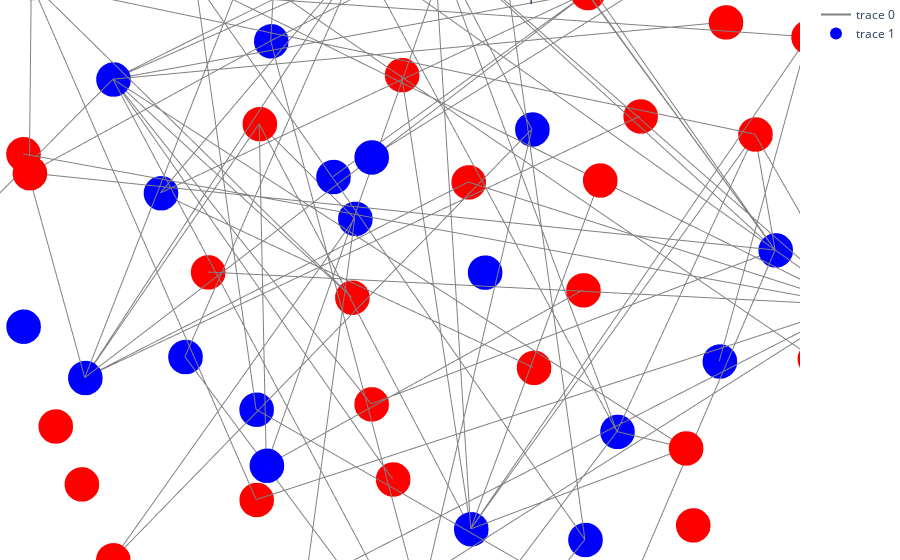
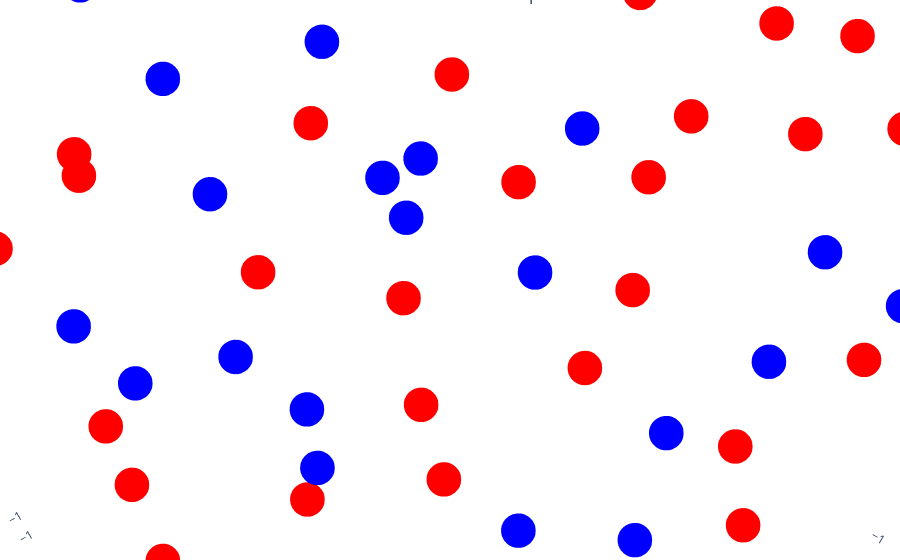

The notebook cell these images were saved under, in order:
### Code cell
# creating a graph of connections

max_threshold = max(pair_loss_dict.values())
def plot_graph(threshold, pair_loss_dict= pair_loss_dict, chemo_dict = dict_chemo, recep_dict=dict_recep, recep_info_dict = recep_info_dict, chemo_info_dict = chemo_info_dict):
    G = nx.Graph()
    for R in recep_dict.values():
        G.add_node(R, type= "Receptor", sequence= recep_info_dict[R], color='blue')

    for C in chemo_dict.values():
        G.add_node(C, type= "Chemokine", sequence= chemo_info_dict[C], color='red')

    for pair in pair_loss_dict:
        rec_gene = pair[0]
        ch_gene= pair[1]
        avg_loss= pair_loss_dict[pair]
        if avg_loss > threshold:
            G.add_edge(rec_gene, ch_gene, weight= round(avg_loss, 3))

    k_value = 10
    pos = nx.spring_layout(G, dim=3, seed=42, k=k_value)

    edge_x= []
    edge_y = []
    edge_z = []

    for edge in G.edges():
        x0, y0, z0 = pos[edge[0]]
        x1, y1, z1 = pos[edge[1]]

        edge_x.extend([x0, x1, None])
        edge_y.extend([y0, y1, None])
        edge_z.extend([z0, z1, None])

    edge_trace = go.Scatter3d(x=edge_x, y=edge_y, z=edge_z, mode='lines', line=dict(width=2, color='grey'))

    node_x = []
    node_y = []
    node_z =[]
    node_color = []

    node_text = []
    for node, attributes in G.nodes(data = True):
        x, y, z = pos[node]
        node_x.append(x)
        node_y.append(y)
        node_z.append(z)
        node_text.append(f"{node} ({attributes['type']})")
        node_color.append(attributes['color'])  # Add the node's color attribute



    node_trace = go.Scatter3d(x = node_x, y = node_y, z = node_z, mode = 'markers', marker=dict(size=12, color=node_color), hoverinfo='text', hovertext=node_text)
    layout = go.Layout(
        title='Protein Interaction Graph', 
        title_x=0.5, 
        scene=dict(
            xaxis=dict(showbackground=False), yaxis=dict(showbackground=False), 
            zaxis=dict(showbackground=False), camera=dict(eye=dict(x=0.5, y=0.5, z=0.5)),  
            aspectmode="auto"), margin=dict(t=0, b=0, l=0, r=0))
    fig = go.Figure(data=[edge_trace, node_trace], layout=layout)
    fig.show()



interact(
    plot_graph,
    threshold=widgets.FloatSlider(min=0.0, max=max_threshold, step=0.05, value=8.5),
    pair_loss_dict=fixed(pair_loss_dict),
    chemo_dict=fixed(dict_chemo),
    recep_dict=fixed(dict_recep),
    recep_info_dict=fixed(recep_info_dict),
    chemo_info_dict=fixed(chemo_info_dict),
)
#plot_graph(6)

### Figure 1 — Plotly figure (JSON) as saved in the notebook; plotly's stock layout.template omitted (floating-point values rounded to 4 significant figures; data arrays with more than 128 entries replaced by an {"elided": "..."} marker saying what was removed)
{"data": [{"line": {"color": "grey", "width": 2}, "mode": "lines", "type": "scatter3d", "x": {"elided": "255 float values"}, "y": {"elided": "255 float values"}, "z": {"elided": "255 float values"}}, {"hoverinfo": "text", "hovertext": ["CCR1 (Receptor)", "CCR2 (Receptor)", "CCR3 (Receptor)", "CCR4 (Receptor)", "CCR5 (Receptor)", "CCR6 (Receptor)", "CCR7 (Receptor)", "CCR8 (Receptor)", "CCR9 (Receptor)", "CCR10 (Receptor)", "CXCR1 (Receptor)", "CXCR2 (Receptor)", "CXCR3 (Receptor)", "CXCR4 (Receptor)", "CXCR5 (Receptor)", "CXCR6 (Receptor)", "CX3CR1 (Receptor)", "XCR1 (Receptor)", "ACKR1 (Receptor)", "ACKR2 (Receptor)", "ACKR3 (Receptor)", "ACKR4 (Receptor)", "CCRL2 (Receptor)", "CCL1 (Chemokine)", "CCL2 (Chemokine)", "CCL3 (Chemokine)", "CCL4 (Chemokine)", "CCL5 (Chemokine)", "CCL7 (Chemokine)", "CCL8 (Chemokine)", "CCL11 (Chemokine)", "CCL13 (Chemokine)", "CCL14 (Chemokine)", "CCL15 (Chemokine)", "CCL16 (Chemokine)", "CCL17 (Chemokine)", "CCL18 (Chemokine)", "CCL19 (Chemokine)", "CCL20 (Chemokine)", "CCL21 (Chemokine)", "CCL22 (Chemokine)", "CCL23 (Chemokine)", "CCL24 (Chemokine)", "CCL25 (Chemokine)", "CCL26 (Chemokine)", "CCL27 (Chemokine)", "CCL28 (Chemokine)", "CXCL1 (Chemokine)", "CXCL2 (Chemokine)", "CXCL3 (Chemokine)", "CXCL4 (Chemokine)", "CXCL5 (Chemokine)", "CXCL6 (Chemokine)", "CXCL7 (Chemokine)", "CXCL8 (Chemokine)", "CXCL9 (Chemokine)", "CXCL10 (Chemokine)", "CXCL11 (Chemokine)", "CXCL12 (Chemokine)", "CXCL13 (Chemokine)", "CXCL14 (Chemokine)", "CXCL16 (Chemokine)", "CXCL17 (Chemokine)", "CX3CL1 (Chemokine)", "XCL1 (Chemokine)", "XCL2 (Chemokine)"], "marker": {"color": ["blue", "blue", "blue", "blue", "blue", "blue", "blue", "blue", "blue", "blue", "blue", "blue", "blue", "blue", "blue", "blue", "blue", "blue", "blue", "blue", "blue", "blue", "blue", "red", "red", "red", "red", "red", "red", "red", "red", "red", "red", "red", "red", "red", "red", "red", "red", "red", "red", "red", "red", "red", "red", "red", "red", "red", "red", "red", "red", "red", "red", "red", "red", "red", "red", "red", "red", "red", "red", "red", "red", "red", "red", "red"], "size": 12}, "mode": "markers", "type": "scatter3d", "x": [-0.09381, 0.3181, -0.7842, 0.5031, 0.6705, -0.9198, 0.3484, -0.776, -0.1866, -0.08785, 0.1699, 0.8137, -0.272, 0.1939, -0.7568, 0.8026, 0.384, 0.5901, 0.1781, -0.5325, 0.09207, -0.4325, -0.6068, 0.9275, -0.8704, 0.453, 0.01213, 0.3843, -0.5036, 0.4297, -0.7048, 0.2736, -0.06304, -0.7288, -0.1319, -0.7478, -0.394, -0.4808, 0.3583, -0.4601, 0.7197, -0.8537, 0.6008, -0.1741, -0.6468, -0.3352, -0.07106, -0.6314, -0.2459, 0.09285, 0.8308, 0.004083, 0.562, 0.779, 0.4583, 0.8755, -0.9723, -0.9018, 0.6272, -0.2894, -0.121, 0.898, 0.9241, -0.4912, 0.9905, 0.002287], "y": [0.9515, -0.7755, 0.6713, -0.6555, -0.6886, -0.2511, -0.7271, -0.2998, 0.5897, 0.2428, -0.6038, 0.5974, -0.8923, -0.9539, 0.641, -0.4989, -0.3347, 0.5374, 0.7781, -0.8051, -0.2096, -0.807, 0.4453, 0.379, 0.5027, 0.3684, -0.8176, -0.3114, -0.3763, 0.8978, 0.4052, 0.8705, -0.1091, -0.7279, 0.0934, -0.007925, -0.6845, 0.7892, 0.6957, 0.8979, 0.7327, -0.4763, 0.56, -0.3392, -0.1751, 0.4024, 0.7582, 0.07121, -0.9848, -0.9336, -0.4263, 0.9885, 0.6907, -0.07626, 0.04712, -0.1442, 0.1193, 0.07382, -0.6887, 0.8241, -0.5575, -0.3656, 0.1698, -0.6727, 0.1637, 0.4218], "z": [0.3636, -0.5787, 0.02999, 0.7131, -0.3865, 0.06982, 0.4432, -0.5142, -0.7658, -0.9679, -0.8279, 0.4399, 0.3847, -0.03561, -0.3819, -0.0005484, 0.8999, 0.7165, -0.6869, -0.371, 0.946, -0.1447, -0.7363, -0.3866, 0.2929, -0.8602, 0.6236, -0.888, 0.7251, 0.01179, 0.6025, 0.2494, -1, 0.2016, 0.9817, 0.5997, -0.6421, 0.509, 0.6617, -0.0206, -0.1265, -0.2002, -0.7144, -0.857, 0.8025, 0.7639, 0.7608, -0.6978, 0.0732, -0.3982, -0.5054, -0.2949, -0.4373, 0.5489, -0.8875, -0.5032, 0.2086, -0.4751, 0.3338, -0.56, 0.8766, 0.3277, 0.2581, 0.6462, -0.1247, 0.9118]}], "layout": {"margin": {"b": 0, "l": 0, "r": 0, "t": 0}, "scene": {"aspectmode": "auto", "camera": {"eye": {"x": 0.5, "y": 0.5, "z": 0.5}}, "xaxis": {"showbackground": false}, "yaxis": {"showbackground": false}, "zaxis": {"showbackground": false}}, "title": {"text": "Protein Interaction Graph", "x": 0.5}}}

### Figure 2 — Plotly figure (JSON) as saved in the notebook; plotly's stock layout.template omitted (floating-point values rounded to 4 significant figures)
{"data": [{"line": {"color": "grey", "width": 2}, "mode": "lines", "type": "scatter3d", "x": [], "y": [], "z": []}, {"hoverinfo": "text", "hovertext": ["CCR1 (Receptor)", "CCR2 (Receptor)", "CCR3 (Receptor)", "CCR4 (Receptor)", "CCR5 (Receptor)", "CCR6 (Receptor)", "CCR7 (Receptor)", "CCR8 (Receptor)", "CCR9 (Receptor)", "CCR10 (Receptor)", "CXCR1 (Receptor)", "CXCR2 (Receptor)", "CXCR3 (Receptor)", "CXCR4 (Receptor)", "CXCR5 (Receptor)", "CXCR6 (Receptor)", "CX3CR1 (Receptor)", "XCR1 (Receptor)", "ACKR1 (Receptor)", "ACKR2 (Receptor)", "ACKR3 (Receptor)", "ACKR4 (Receptor)", "CCRL2 (Receptor)", "CCL1 (Chemokine)", "CCL2 (Chemokine)", "CCL3 (Chemokine)", "CCL4 (Chemokine)", "CCL5 (Chemokine)", "CCL7 (Chemokine)", "CCL8 (Chemokine)", "CCL11 (Chemokine)", "CCL13 (Chemokine)", "CCL14 (Chemokine)", "CCL15 (Chemokine)", "CCL16 (Chemokine)", "CCL17 (Chemokine)", "CCL18 (Chemokine)", "CCL19 (Chemokine)", "CCL20 (Chemokine)", "CCL21 (Chemokine)", "CCL22 (Chemokine)", "CCL23 (Chemokine)", "CCL24 (Chemokine)", "CCL25 (Chemokine)", "CCL26 (Chemokine)", "CCL27 (Chemokine)", "CCL28 (Chemokine)", "CXCL1 (Chemokine)", "CXCL2 (Chemokine)", "CXCL3 (Chemokine)", "CXCL4 (Chemokine)", "CXCL5 (Chemokine)", "CXCL6 (Chemokine)", "CXCL7 (Chemokine)", "CXCL8 (Chemokine)", "CXCL9 (Chemokine)", "CXCL10 (Chemokine)", "CXCL11 (Chemokine)", "CXCL12 (Chemokine)", "CXCL13 (Chemokine)", "CXCL14 (Chemokine)", "CXCL16 (Chemokine)", "CXCL17 (Chemokine)", "CX3CL1 (Chemokine)", "XCL1 (Chemokine)", "XCL2 (Chemokine)"], "marker": {"color": ["blue", "blue", "blue", "blue", "blue", "blue", "blue", "blue", "blue", "blue", "blue", "blue", "blue", "blue", "blue", "blue", "blue", "blue", "blue", "blue", "blue", "blue", "blue", "red", "red", "red", "red", "red", "red", "red", "red", "red", "red", "red", "red", "red", "red", "red", "red", "red", "red", "red", "red", "red", "red", "red", "red", "red", "red", "red", "red", "red", "red", "red", "red", "red", "red", "red", "red", "red", "red", "red", "red", "red", "red", "red"], "size": 12}, "mode": "markers", "type": "scatter3d", "x": [-0.09334, 0.3173, -0.7842, 0.507, 0.6779, -0.9199, 0.3505, -0.7766, -0.1859, -0.07867, 0.1678, 0.8138, -0.275, 0.1981, -0.7577, 0.8019, 0.3853, 0.591, 0.1776, -0.5372, 0.09269, -0.4292, -0.6033, 0.9276, -0.8708, 0.4526, 0.01122, 0.3807, -0.4997, 0.4302, -0.7058, 0.2741, -0.06544, -0.7283, -0.1319, -0.7469, -0.3974, -0.4811, 0.3573, -0.4617, 0.7195, -0.8543, 0.6047, -0.1718, -0.6471, -0.3376, -0.07111, -0.6327, -0.2505, 0.09243, 0.831, 0.003551, 0.5567, 0.7814, 0.4598, 0.8772, -0.9725, -0.9025, 0.6249, -0.29, -0.1238, 0.8979, 0.9238, -0.4934, 0.9902, -0.000232], "y": [0.9518, -0.776, 0.6717, -0.6572, -0.6776, -0.2521, -0.7248, -0.3002, 0.5886, 0.2385, -0.6044, 0.5986, -0.8929, -0.9531, 0.6388, -0.5001, -0.3382, 0.5371, 0.778, -0.8045, -0.2099, -0.8089, 0.4439, 0.3767, 0.5024, 0.3688, -0.8173, -0.3122, -0.3794, 0.8973, 0.4073, 0.869, -0.1074, -0.7285, 0.08822, -0.0003756, -0.6809, 0.7893, 0.6928, 0.8971, 0.7326, -0.4769, 0.5587, -0.3395, -0.1762, 0.4012, 0.7567, 0.07441, -0.9843, -0.9341, -0.4253, 0.9884, 0.6951, -0.07628, 0.04614, -0.1411, 0.1213, 0.07027, -0.6917, 0.8239, -0.5553, -0.3658, 0.1697, -0.6695, 0.1639, 0.4236], "z": [0.3631, -0.5788, 0.02448, 0.709, -0.3956, 0.07389, 0.4465, -0.514, -0.7667, -0.9702, -0.828, 0.4377, 0.3828, -0.03684, -0.3844, -0.000297, 0.8986, 0.7158, -0.6869, -0.3671, 0.9462, -0.1474, -0.7404, -0.3879, 0.2942, -0.86, 0.6247, -0.8893, 0.7271, 0.0153, 0.6008, 0.2533, -1, 0.2046, 0.9825, 0.6018, -0.6441, 0.509, 0.6652, -0.02407, -0.1266, -0.1994, -0.7116, -0.8578, 0.8029, 0.7639, 0.7624, -0.6968, 0.0761, -0.3979, -0.5057, -0.2946, -0.4358, 0.5457, -0.8865, -0.5003, 0.21, -0.4756, 0.3323, -0.56, 0.8782, 0.3276, 0.2585, 0.649, -0.1242, 0.9115]}], "layout": {"margin": {"b": 0, "l": 0, "r": 0, "t": 0}, "scene": {"aspectmode": "auto", "camera": {"eye": {"x": 0.5, "y": 0.5, "z": 0.5}}, "xaxis": {"showbackground": false}, "yaxis": {"showbackground": false}, "zaxis": {"showbackground": false}}, "title": {"text": "Protein Interaction Graph", "x": 0.5}}}
